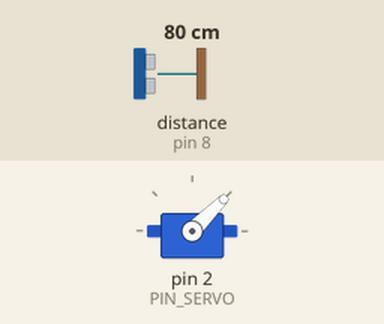
This sketch was run on a simulated Arduino Uno, built with avr-gcc and run on an emulated ATmega328P. Shown: servo. Wiring (inferred from the names in the program): ultrasonic range finder: trigger pin 7; echo pin 8. The inputs (shaded band) are chosen by the test bench; at power-on: distance to the obstacle (sensor on pin 8) 80 cm. The echo pulse lasts 58.3 µs per cm; what the sketch prints to the serial monitor is not drawn.

Above: at 0.05 s.
At 2.05 s:
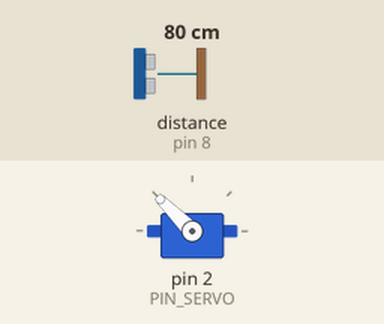
At 4.0 s:
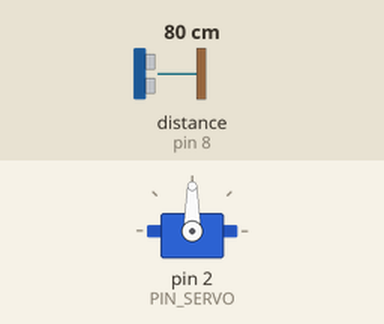
Timing chart, 0 to 5.2 s (numbered marks = the images above):
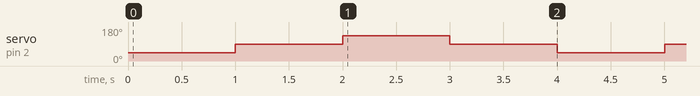

The sketch:

02.2_Ultrasonic_Ranging.ino
```cpp
/**********************************************************************
* Product     : Freenove 4WD Car for UNO
* Description : Ultrasonic ranging and servo.
* Auther      : www.freenove.com
* Modification: 2019/08/05
**********************************************************************/
#include "Servo.h"             //include servo library

#define PIN_SERVO      2       //define servo pin

#define PIN_SONIC_TRIG    7    //define Trig pin
#define PIN_SONIC_ECHO    8    //define Echo pin

#define MAX_DISTANCE    1000   //cm
#define SONIC_TIMEOUT   (MAX_DISTANCE*60) // calculate timeout
#define SOUND_VELOCITY  340  //soundVelocity: 340m/s

Servo servo;             //create servo object
byte servoOffset = 0;    //change the value to Calibrate servo
u8 distance[4];          //define an arry with type u8(same to unsigned char)

void setup() {
  Serial.begin(9600);
  pinMode(PIN_SONIC_TRIG, OUTPUT);// set trigPin to output mode
  pinMode(PIN_SONIC_ECHO, INPUT); // set echoPin to input mode
  servo.attach(PIN_SERVO);        //initialize servo
  servo.write(90 + servoOffset);  // change servoOffset to Calibrate servo
}

void loop() {
  servo.write(45);
  delay(1000);
  distance[0] = getSonar();   //get ultrsonice value and save it into distance[0]

  servo.write(90);
  delay(1000);
  distance[1] = getSonar();

  servo.write(135);
  delay(1000);
  distance[2] = getSonar();

  servo.write(90);
  delay(1000);
  distance[3] = getSonar();

  Serial.print("Distance L / M / R / M2:   ");  //Left/Middle/Right/Middle2
  for (int i = 0; i < 4; i++) {
    Serial.print(distance[i]);     //print ultrasonic in 45°, 90°, 135°, 90°
    Serial.print("/");
  }
  Serial.print('\n');  //next content will be printed in new line
}

float getSonar() {
  unsigned long pingTime;
  float distance;
  digitalWrite(PIN_SONIC_TRIG, HIGH); // make trigPin output high level lasting for 10μs to triger HC_SR04,
  delayMicroseconds(10);
  digitalWrite(PIN_SONIC_TRIG, LOW);
  pingTime = pulseIn(PIN_SONIC_ECHO, HIGH, SONIC_TIMEOUT); // Wait HC-SR04 returning to the high level and measure out this waitting time
  if (pingTime != 0)
    distance = (float)pingTime * SOUND_VELOCITY / 2 / 10000; // calculate the distance according to the time
  else
    distance = MAX_DISTANCE;
  return distance; // return the distance value
}
```

Measured:
- by itself, servo on pin 2 (PIN_SERVO): repeats every 4.0 s: 135° 1.0 s, 90° 1.0 s, 45° 1.0 s, 90° 1.0 s
